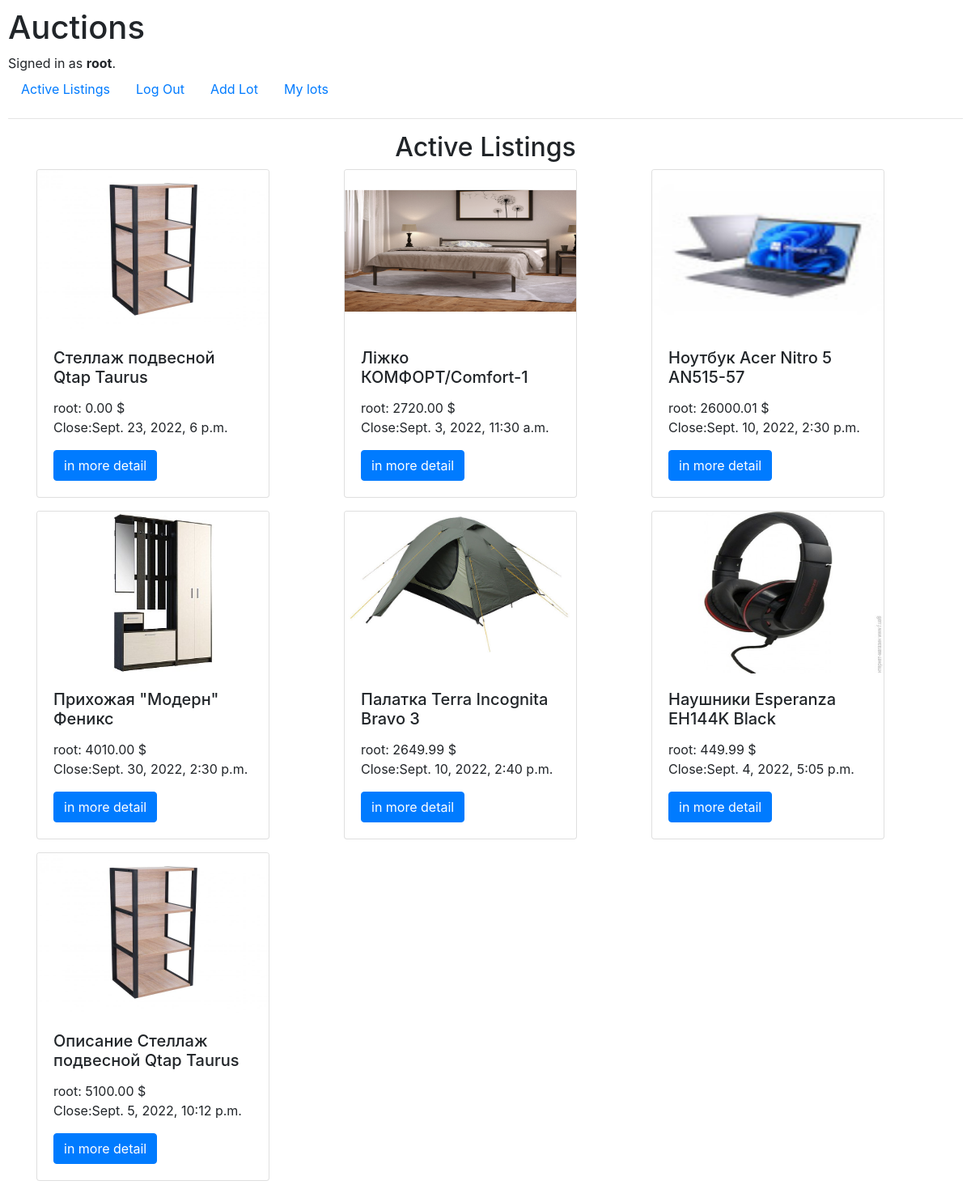
Screenshot of /testhtml (signed in) with the database file from the repository.
### auctions/models.py (models this page shows, shortened)
class User(AbstractUser):
    pass

class Lots(models.Model):
    id = models.AutoField(primary_key=True)
    title = models.CharField("Name lot", max_length=50)
    text_lot = models.TextField("Information for lot")
    main_image = models.ImageField(null=True, blank=True, upload_to=f"Photo/")
    image1 = models.ImageField(null=True, blank=True, upload_to=f"Photo/")
    image2 = models.ImageField(null=True, blank=True, upload_to=f"Photo/")
    image3 = models.ImageField(null=True, blank=True, upload_to=f"Photo/")
    image4 = models.ImageField(null=True, blank=True, upload_to=f"Photo/")
    image5 = models.ImageField(null=True, blank=True, upload_to=f"Photo/")
    image6 = models.ImageField(null=True, blank=True, upload_to=f"Photo/")
    image7 = models.ImageField(null=True, blank=True, upload_to=f"Photo/")
    category = models.ForeignKey(Category, on_delete=models.PROTECT)
    name_buyer_lot = models.ForeignKey('User', on_delete=models.PROTECT, default=None, null=True)
    cost_initial = models.DecimalField(max_digits=10, decimal_places=2)
    cost_lot = models.DecimalField(max_digits=10, decimal_places=2)
    time_create = models.DateTimeField(auto_now_add=True)
    close_lot_date = models.DateField(null=True, default=None)
    close_lot_time = models.TimeField(null=True, default=None)
    lot_close = models.BooleanField(default=False)
    class Meta:
        verbose_name = "Lot"
        verbose_name_plural = "Lots"

### auctions/views.py (the view)
# urls.py: path("testhtml", views.testhtml, name="testhtml")
def testhtml(request):
    all_lots = Lots.objects.all()
    return render(request, 'auctions/testhtml.html', {"all_lots": all_lots})

### auctions/templates/auctions/testhtml.html
{% extends "auctions/layout.html" %}
{% block body %}
    <h2 align="center">Active Listings</h2>
<section class="main-content">
    <div class="container">
<div class="row">
     {% for el in all_lots %}
    <br>
    <div class="col-lg-4 col-sm-6 mb-3">
    <div class="card" style="width: 18rem;">
        <div class="images_container">
            <img src="{{ el.main_image.url }}" class="card-img-top img_card" alt="..."></div>
      <div class="card-body">
        <h5 class="card-title card_title">{{ el.title }}</h5>
        <p class="card-text">{{ el.name_buyer_lot }}: {{ el.cost_lot }} $<br>Close:{{ el.close_lot_date }}, {{ el.close_lot_time }}</p>
        <a href="{{ el.id }}" class="btn btn-primary">in more detail</a>
      </div>
    </div>
    </div>
    {% endfor %}
</div>
</div>
</section>
{% endblock %}

### auctions/templates/auctions/layout.html (shortened to what this page needs)
{% load static %}
<!DOCTYPE html>
<html lang="en">
    <head>
        <link href="{% static 'auctions/styles.css' %}" rel="stylesheet">
        <link rel="stylesheet" href="https://stackpath.bootstrapcdn.com/bootstrap/4.4.1/css/bootstrap.min.css">
    </head>
    <body>
        <h1>Auctions</h1>
        <div>
            {% if user.is_authenticated %}
                Signed in as <strong>{{ user.username }}</strong>.
            {% else %}
                Not signed in.
            {% endif %}
        </div>
        <ul class="nav">
            <li class="nav-item">
                <a class="nav-link" href="{% url 'index' %}">Active Listings</a>
            </li>
            {% if user.is_authenticated %}
                <li class="nav-item">
                    <a class="nav-link" href="{% url 'logout' %}">Log Out</a>
                </li>
                <li class="nav-item">
                    <a class="nav-link" href="{% url 'create_lot' %}">Add Lot</a>
                </li>
                <li class="nav-item">
                    <a class="nav-link" href="{% url 'my_lots' %}">My lots</a>
                </li>
            {% endif %}
        </ul>
        <hr>
        {% block body %}
        {% endblock %}
    </body>
</html>

### auctions/static/auctions/styles.css (style rules this page uses)
body { padding: 10px; background-color: #3366CC; }
.images_container { height: 200px; }
.img_card { max-width: 100%; max-height: 100%; }
.card_title { height: 50px; overflow: hidden; }

### rows the page displays
User: username "root"
Lots: main_image (picture), title "Cтеллаж подвесной Qtap Taurus…", name_buyer_lot "root", cost_lot "0.00", close_lot_date "Sept. 23, 2022", close_lot_time "6 p.m."
Lots: main_image (picture), title "Ліжко КОМФОРТ/Comfort-1…", name_buyer_lot "root", cost_lot "2720.00", close_lot_date "Sept. 3, 2022", close_lot_time "11:30 a.m."
Lots: main_image (picture), title "Ноутбук Acer Nitro 5 AN515-57…", name_buyer_lot "root", cost_lot "26000.01", close_lot_date "Sept. 10, 2022", close_lot_time "2:30 p.m."
Lots: main_image (picture), title "Прихожая \"Модерн\" Феникс", name_buyer_lot "root", cost_lot "4010.00", close_lot_date "Sept. 30, 2022", close_lot_time "2:30 p.m."
Lots: main_image (picture), title "Палатка Terra Incognita Bravo 3", name_buyer_lot "root", cost_lot "2649.99", close_lot_date "Sept. 10, 2022", close_lot_time "2:40 p.m."
Lots: main_image (picture), title "Наушники Esperanza EH144K Black", name_buyer_lot "root", cost_lot "449.99", close_lot_date "Sept. 4, 2022", close_lot_time "5:05 p.m."
Lots: main_image (picture), title "Oписание Cтеллаж подвесной Qtap Taurus…", name_buyer_lot "root", cost_lot "5100.00", close_lot_date "Sept. 5, 2022", close_lot_time "10:12 p.m."
